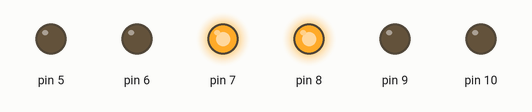
The sketch below on a simulated Arduino Uno, built with avr-gcc and run on an emulated ATmega328P. Parts: output pins drawn as LEDs (lit = HIGH).

Above: at 7.5 s.
At 16.0 s:
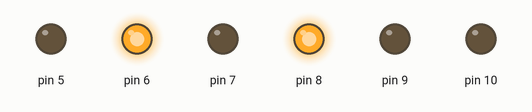
At 24.5 s:
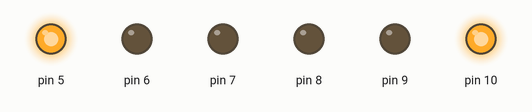
At 33.0 s:
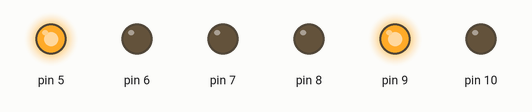
Timing chart, 0 to 44.2 s (numbered marks = the images above):
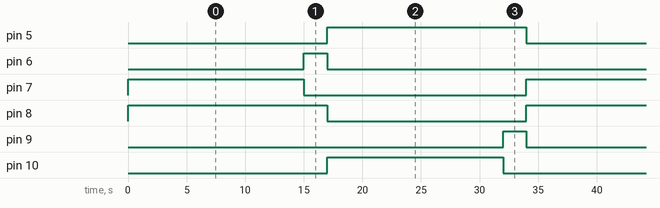

Measured:
- by itself, pin 5, pin 8: alternates HIGH for 17.0 s and LOW for 17.0 s
- by itself, pin 6, pin 9: alternates HIGH for 2.0 s and LOW for 32.0 s
- by itself, pin 7, pin 10: alternates HIGH for 15.0 s and LOW for 19.0 s

The sketch:

semaforo_2_t.ino
```cpp
 //O método setup é executado apenas uma vez,
//quando o arduino é ligado
void setup() {
  //definindo os pinos digitais 5, 6, 7, 8, 9 e 10
  //como pinos de saída.
  pinMode(5,OUTPUT);
  pinMode(6,OUTPUT);
  pinMode(7,OUTPUT);
  pinMode(8,OUTPUT);
  pinMode(9,OUTPUT);
  pinMode(10,OUTPUT);
}

//o método loop é executado repetidamente enquanto o
//arduino estiver ligado.
void loop() {


  digitalWrite(5,LOW);  //apaga o led vermelho (sinal 1)
  digitalWrite(7,HIGH); //acende o led verde (sinal 1)
  digitalWrite(8,HIGH); //acende o led vermelho (sinal 2)
  delay(15000);          //espera 4 segundos
  digitalWrite(7,LOW);  //apaga o led verde (sinal 1)

  digitalWrite(6,HIGH); //acende o led amarelo (sinal 1)
  delay(2000);          //espera 2 segundos
  digitalWrite(6,LOW);  //apaga o led amarelo (sinal 1)

  digitalWrite(5,HIGH); //acende o led vermelho (sinal 1)
  digitalWrite(8,LOW);  //apaga o led vermelho (sinal 2)
  digitalWrite(10,HIGH); //acende o led verde (sinal 2)
  delay(15000);          //espera 4 segundos
  digitalWrite(10,LOW); //apaga o led verde (sinal 2)

  digitalWrite(9,HIGH); //acende o led amarelo (sinal 2)
  delay(2000);          //espera 2 segundos
  digitalWrite(9,LOW);  //apaga o led amarelo (sinal 2)
}
```
